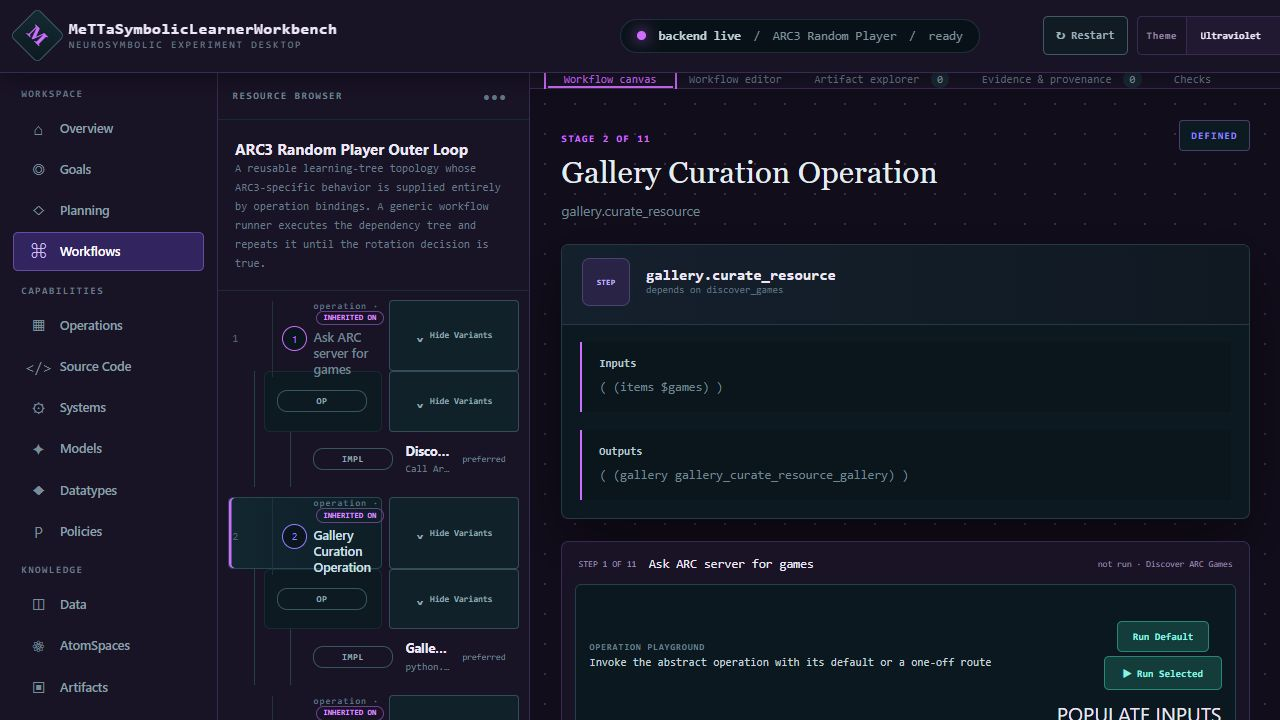
#> input picture artifacts/arc3_outer_loop_gallery_resource.jpg, 1280 x 720 px
$ python -i benchmark.py   (imports and definitions only)
#> lines starting #> are read from the running program, lines starting #| are printed output that depends on the picture
#> further down, picture is the input picture: PIL image 1280x720 RGB; mean R, G, B 23.2, 25.8, 39.4
from __future__ import annotations

from dataclasses import dataclass
from random import Random
from typing import Any, Iterable

from PIL import Image

from .adapters import ImageAdapter


@dataclass(frozen=True)
class PerceptionFixture:
    fixture_id: str
    image: Image.Image
    expected_count: int
    degradation: str = "none"


@dataclass(frozen=True)
class PerceptionBenchmarkResult:
    fixture_id: str
    expected_count: int
    detected_count: int
    count_score: float
    degradation: str


class RasterPerturbationGenerator:
    """Create deterministic modest-noise and partial-occlusion fixtures."""

    def __init__(self, seed: int = 0) -> None:
        self.seed = seed

    def noise(self, image: Image.Image, probability: float = 0.05) -> Image.Image:
#> called with probability = 0.05
        if not 0.0 <= probability <= 1.0:
            raise ValueError("noise probability must be between 0 and 1")
        output = image.convert("RGBA")
        random = Random(self.seed)
        for y in range(output.height):
            for x in range(output.width):
                red, green, blue, alpha = output.getpixel((x, y))
                if alpha and random.random() < probability:
                    output.putpixel(
                        (x, y),
                        (255 - red, 255 - green, 255 - blue, alpha),
                    )
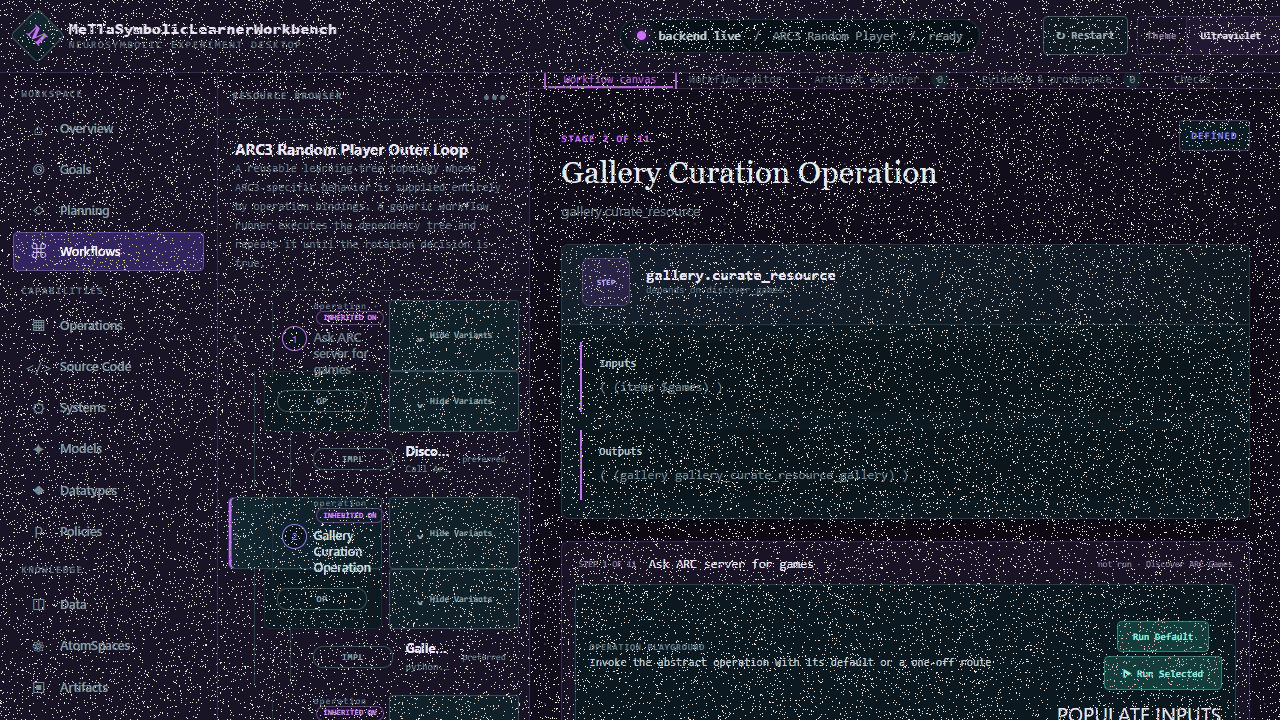
#> output: PIL image 1280x720 RGBA; mean R, G, B, A 33.7, 35.9, 48.2, 255
        return output

    # [33 lines left out: functions occlude, partial_occlusion_dataset, not called in this run]


class PerceptionBenchmarkRunner:
    """Evaluate any normalized image adapter against count-labeled fixtures."""

    def __init__(self, adapter: ImageAdapter) -> None:
        self.adapter = adapter

    # [23 lines left out: function run, not called in this run]

>>> from PIL import Image
>>> picture = Image.open('../../artifacts/arc3_outer_loop_gallery_resource.jpg')
>>> result = RasterPerturbationGenerator().noise(picture)

$ run again, on artifacts/arc3_chooser_downstream_binding_verified.png
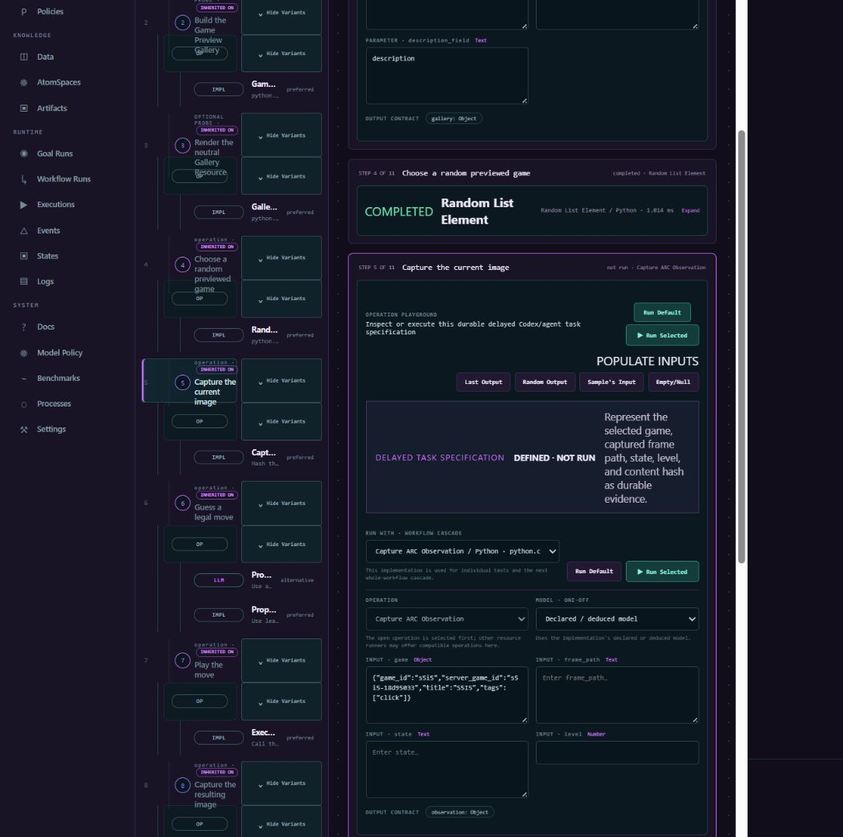
#> input picture artifacts/arc3_chooser_downstream_binding_verified.png, 843 x 837 px, shrunk from 1087 x 1079 before the run
#> picture is the input picture: PIL image 843x837 RGB; mean R, G, B 24.1, 28, 41.1
#> after the loop in noise, `for y in range(output.height):`:
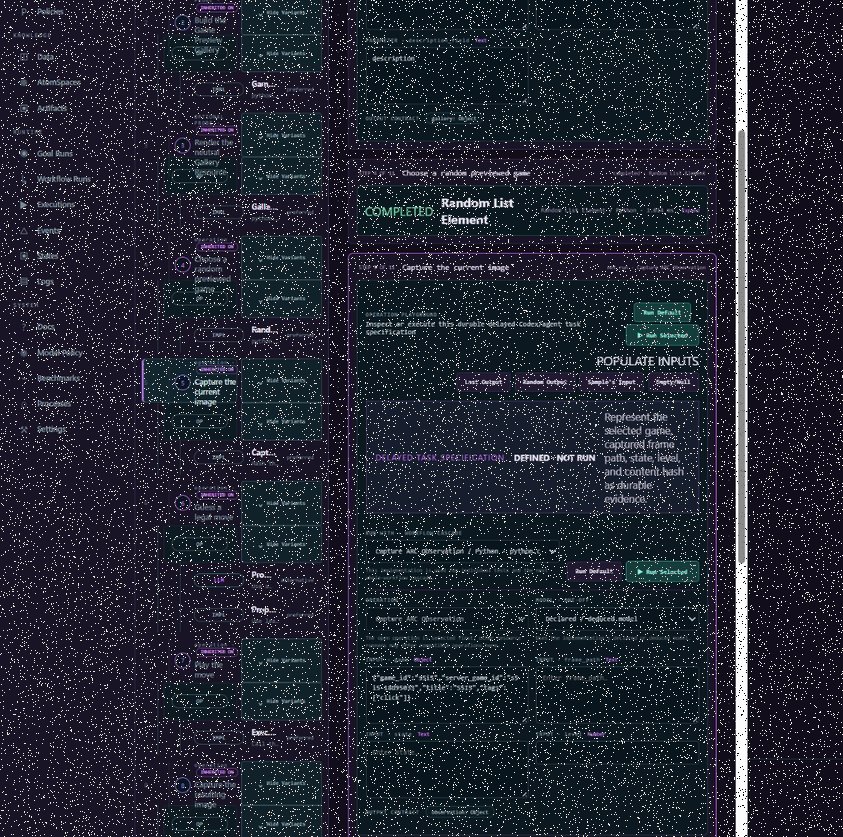
#> output: PIL image 843x837 RGBA; mean R, G, B, A 34.5, 38, 49.7, 255

$ run again, on artifacts/arc3_gallery_before_chooser_verified.png
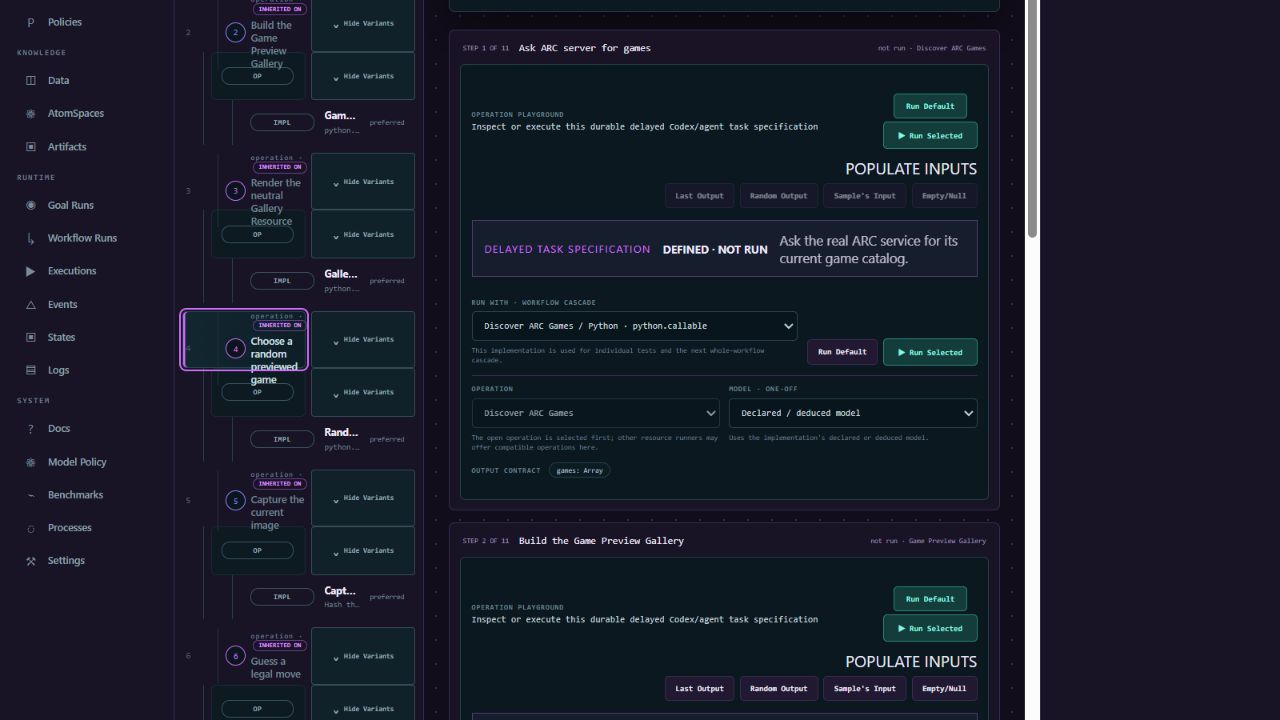
#> input picture artifacts/arc3_gallery_before_chooser_verified.png, 1280 x 720 px
#> picture is the input picture: PIL image 1280x720 RGB; mean R, G, B 25, 28.5, 42.1
#> after the loop in noise, `for y in range(output.height):`:
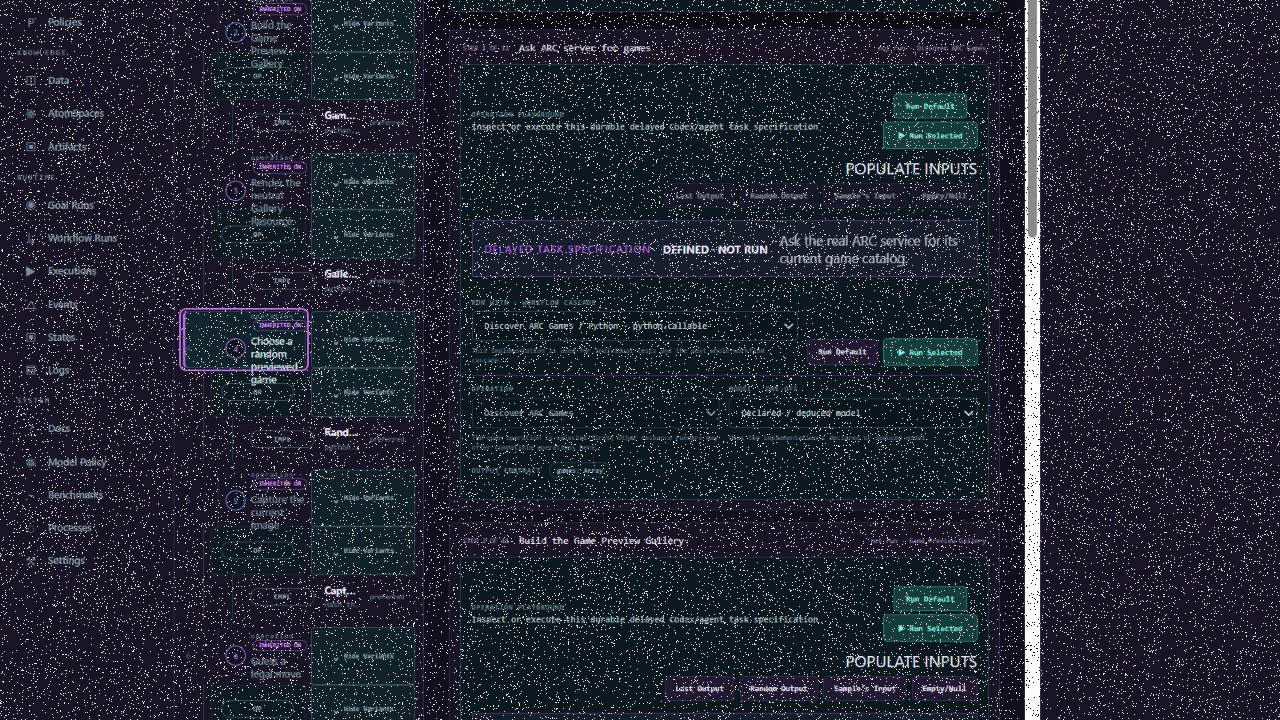
#> output: PIL image 1280x720 RGBA; mean R, G, B, A 35.2, 38.4, 50.7, 255

$ run again, on artifacts/arc3_optional_probe_and_bypass_verified.png
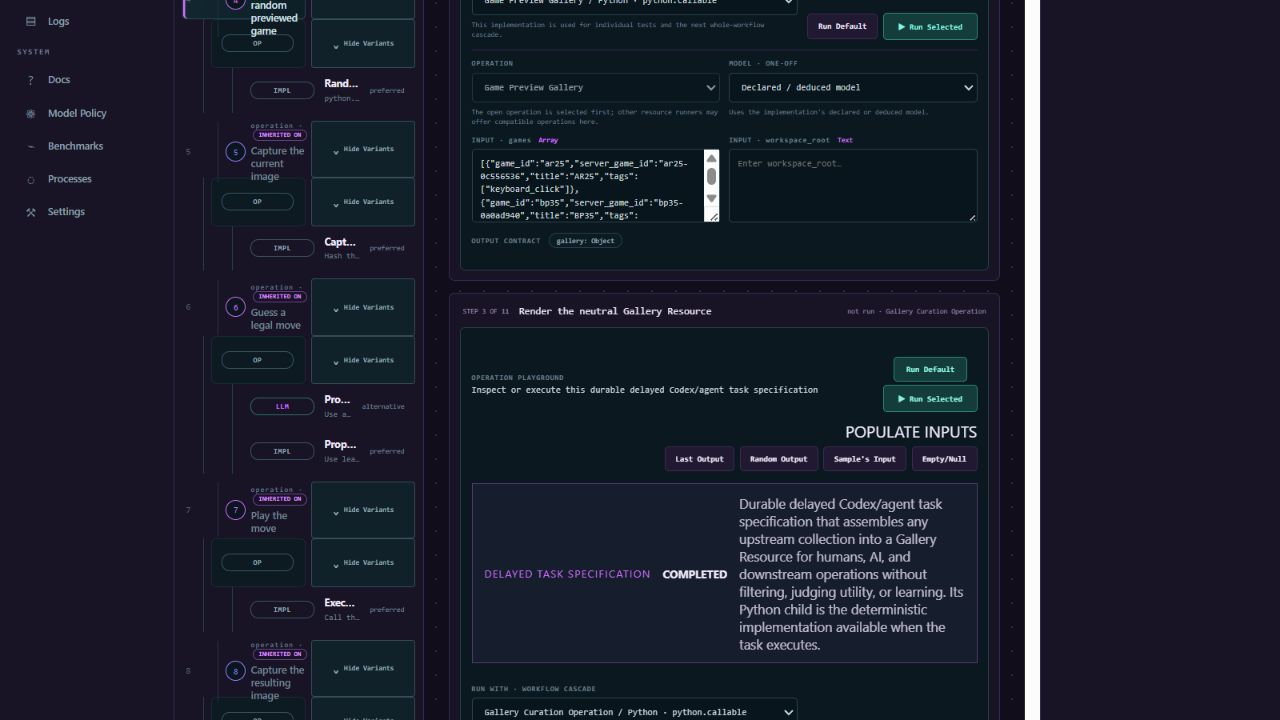
#> input picture artifacts/arc3_optional_probe_and_bypass_verified.png, 1280 x 720 px
#> picture is the input picture: PIL image 1280x720 RGB; mean R, G, B 26.1, 29.5, 43.3
#> after the loop in noise, `for y in range(output.height):`:
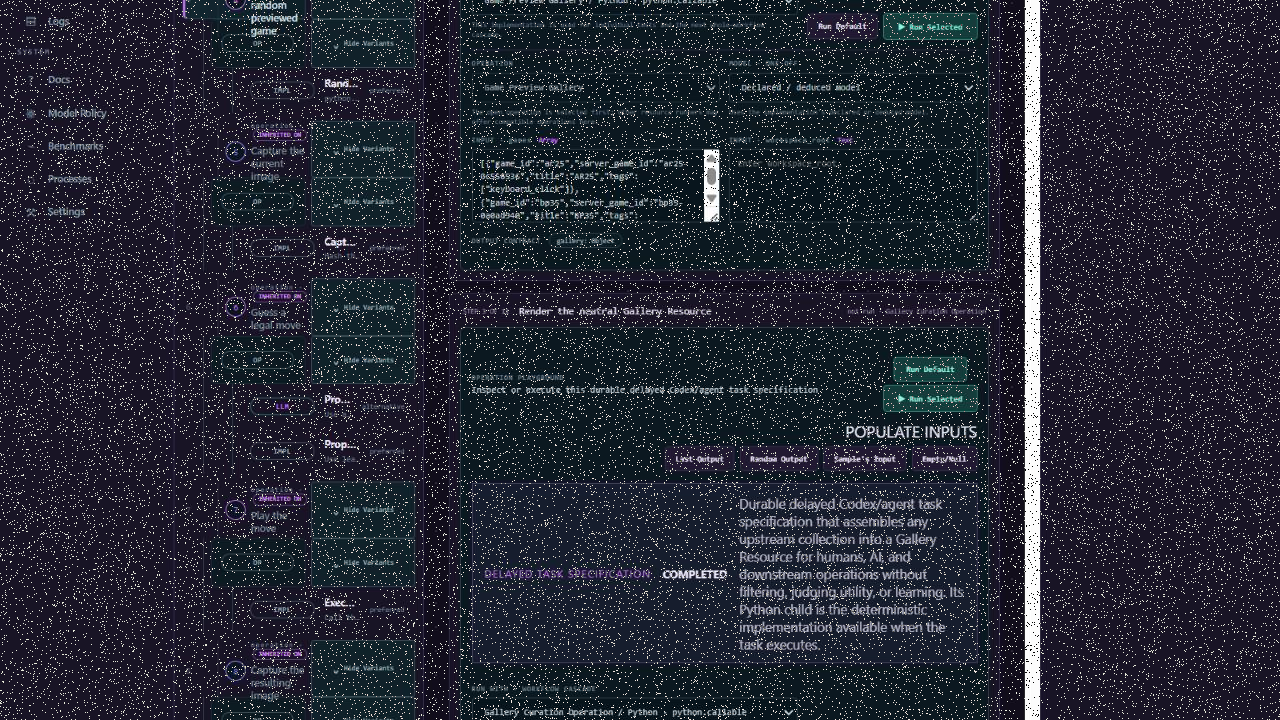
#> output: PIL image 1280x720 RGBA; mean R, G, B, A 36.3, 39.3, 51.7, 255
